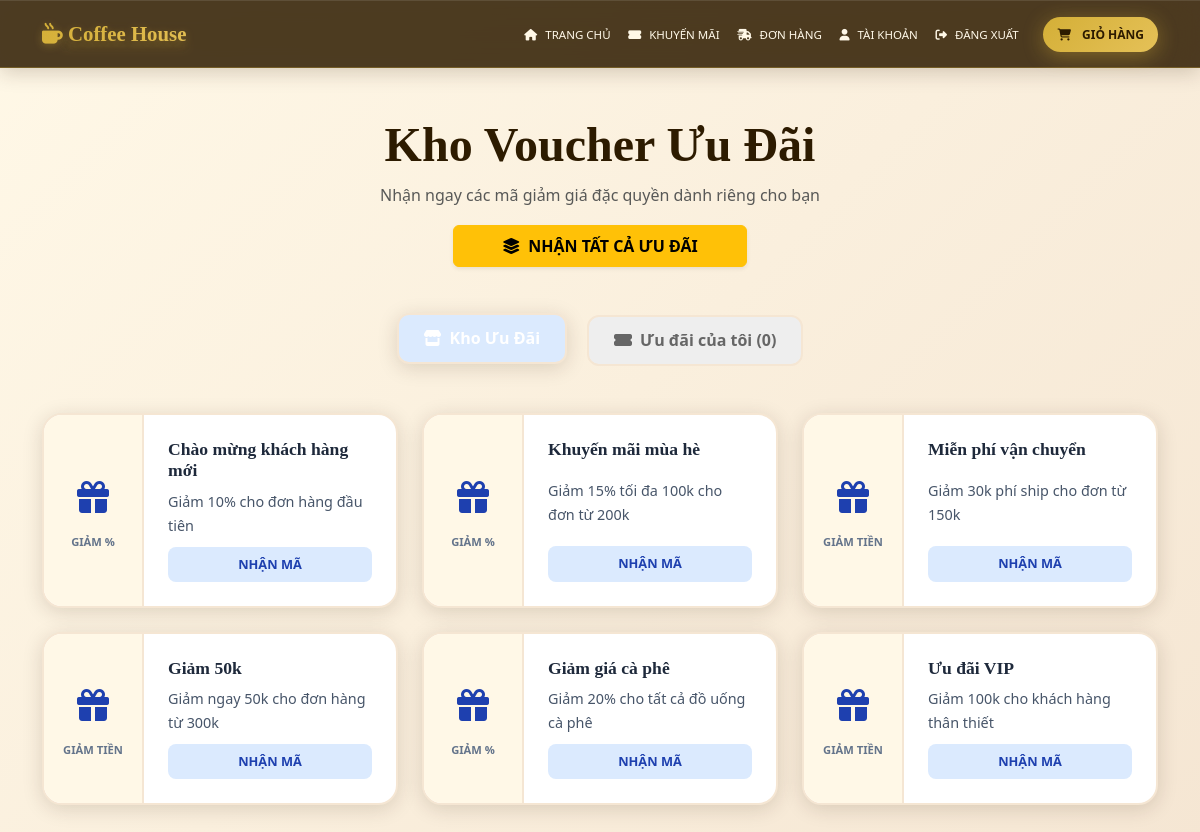
The page /customer/coupons.php (signed in) on the database its author committed.
### tables this page shows
CREATE TABLE coupons (
    id INT PRIMARY KEY AUTO_INCREMENT,
    code VARCHAR(50) UNIQUE NOT NULL,
    name VARCHAR(200) NOT NULL,
    description TEXT,
    discount_type ENUM('percentage', 'fixed') NOT NULL,
    discount_value DECIMAL(10,2) NOT NULL,
    max_discount DECIMAL(10,2) NULL,
    min_order_value DECIMAL(10,2) DEFAULT 0,
    max_usage INT NULL,
    max_usage_per_user INT DEFAULT 1,
    apply_to ENUM('all', 'category', 'product') DEFAULT 'all',
    apply_to_ids JSON NULL,
    start_date DATETIME NOT NULL,
    end_date DATETIME NOT NULL,
    status ENUM('active', 'inactive', 'expired') DEFAULT 'active',
    used_count INT DEFAULT 0,
    created_at TIMESTAMP DEFAULT CURRENT_TIMESTAMP,
    updated_at TIMESTAMP DEFAULT CURRENT_TIMESTAMP ON UPDATE CURRENT_TIMESTAMP,
    INDEX idx_code (code),
    INDEX idx_status (status),
    INDEX idx_dates (start_date, end_date)
);

### customer/coupons.php (the view, shortened to what this page needs)
<?php
require_once '../config/init.php';
$user_id = $_SESSION['user_id'] ?? null;
$sql_all = "SELECT * FROM coupon_statistics
            WHERE status COLLATE utf8mb4_unicode_ci = 'active'
            AND (display_status COLLATE utf8mb4_unicode_ci = 'Đang hoạt động'
                 OR display_status COLLATE utf8mb4_unicode_ci = 'Chưa bắt đầu')
            AND NOW() <= end_date
            ORDER BY start_date ASC";
$stmt_all = $pdo->query($sql_all);
$all_coupons = $stmt_all->fetchAll(PDO::FETCH_ASSOC);
$sql_collected = "SELECT coupon_id FROM user_coupons WHERE user_id = ?";
$stmt_collected = $pdo->prepare($sql_collected);
$stmt_collected->execute([$user_id]);
$collected_history_ids = $stmt_collected->fetchAll(PDO::FETCH_COLUMN);
$sql_my = "SELECT cs.* FROM user_coupons uc
           JOIN coupon_statistics cs ON uc.coupon_id = cs.id
           WHERE uc.user_id = ?
           AND uc.is_used = 0
           AND cs.status COLLATE utf8mb4_unicode_ci = 'active'
           AND NOW() <= cs.end_date";
$stmt_my = $pdo->prepare($sql_my);
$stmt_my->execute([$user_id]);
$my_coupons = $stmt_my->fetchAll(PDO::FETCH_ASSOC);
?>
<!DOCTYPE html>
<html lang="vi">
<head>
    <link href="https://cdn.jsdelivr.net/npm/bootstrap@5.3.0/dist/css/bootstrap.min.css" rel="stylesheet">
    <link href="https://cdnjs.cloudflare.com/ajax/libs/font-awesome/6.4.0/css/all.min.css" rel="stylesheet">
    <link rel="stylesheet" href="../assets/css/coupons.css">
</head>
<body>
    <?php include '../templates/navbar.php'; ?>
    <div class="container my-5">
        <div class="header-section text-center mb-5">
            <h1 class="display-5 fw-bold text-brown">Kho Voucher Ưu Đãi</h1>
            <p class="text-muted">Nhận ngay các mã giảm giá đặc quyền dành riêng cho bạn</p>
            <button id="btnCollectAll" class="btn btn-warning fw-bold px-5 py-2 shadow-sm" onclick="collectAllCoupons()">
                <i class="fas fa-layer-group me-2"></i>NHẬN TẤT CẢ ƯU ĐÃI
            </button>
        </div>
        <ul class="nav nav-tabs nav-tabs-premium mb-5" id="couponTabs" role="tablist">
            <li class="nav-item">
                <button class="nav-link active" id="all-tab" data-bs-toggle="tab" data-bs-target="#all-content">
                    <i class="fas fa-store me-2"></i>Kho Ưu Đãi
                </button>
            </li>
            <li class="nav-item">
                <button class="nav-link" id="my-tab" data-bs-toggle="tab" data-bs-target="#my-content">
                    <i class="fas fa-ticket-alt me-2"></i>Ưu đãi của tôi (<span id="myCount"><?= count($my_coupons) ?></span>)
                </button>
            </li>
        </ul>
        <div class="tab-content" id="couponTabsContent">
            <div class="tab-pane fade show active" id="all-content">
                <div class="row g-4">
                    <?php foreach ($all_coupons as $cp):
                        $now = new DateTime();
                        $start = new DateTime($cp['start_date']);
                        $isCollected = in_array($cp['id'], $collected_history_ids);
                        $isFuture = $now < $start;
                    ?>
                        <div class="col-lg-6 col-xl-4">
                            <div class="coupon-card">
                                <div class="coupon-left <?= $isFuture ? 'bg-secondary opacity-75' : '' ?>">
                                    <div class="coupon-icon"><i class="fas <?= $isFuture ? 'fa-clock' : 'fa-gift' ?>"></i></div>
                                    <div class="coupon-type"><?= $cp['discount_type'] == 'percentage' ? 'GIẢM %' : 'GIẢM TIỀN' ?></div>
                                </div>
                                <div class="coupon-right">
                                    <h5 class="coupon-title"><?= htmlspecialchars($cp['name']) ?></h5>
                                    <p class="coupon-desc mb-2"><?= htmlspecialchars($cp['description']) ?></p>
                                    <div class="coupon-action">
                                        <?php if ($isCollected): ?>
                                            <button class="btn btn-secondary btn-collect" disabled>Đã thu thập</button>
                                        <?php else: ?>
                                            <button class="btn btn-primary btn-collect"
                                                    onclick="collectCoupon(<?= $cp['id'] ?>, this, false)">
                                                NHẬN MÃ
                                            </button>
                                        <?php endif; ?>
                                    </div>
                                </div>
                            </div>
                        </div>
                    <?php endforeach; ?>
                </div>
            </div>
        </div>
    </div>
    <div class="toast-container position-fixed bottom-0 end-0 p-3" style="z-index: 9999">
    </div>
</body>
</html>

### assets/css/coupons.css (style rules this page uses)
:root { --primary-color: #f0f4ff; --primary-light: #f8faff; --primary-dark: #64748b; --secondary-color: #fef3c7; --success-color: #dcfce7; --danger-color: #fee2e2; --warning-color: #fef3c7; --light-bg: #f8fafc; --card-bg: #ffffff; --border-color: #e2e8f0; --border-dark: #94a3b8; --text-primary: #1e293b; --text-secondary: #475569; --text-muted: #94a3b8; --shadow-md: 0 4px 6px -1px rgba(0, 0, 0, 0.05), 0 2px 4px -1px rgba(0, 0, 0, 0.03); --shadow-lg: 0 10px 15px -3px rgba(0, 0, 0, 0.05), 0 4px 6px -2px rgba(0, 0, 0, 0.03); --coffee-dark: #2D1B00; --coffee-brown: #3E2723; --coffee-medium: #5D4037; --coffee-light: #8D6E63; --cream: #FFF8E7; --cream-dark: #F5E6D3; --gold: #D4AF37; --gold-light: #E5C158; --white: #FFFFFF; --shadow-sm: 0 2px 8px rgba(45, 27, 0, 0.1); --shadow-md: 0 4px 20px rgba(45, 27, 0, 0.15); --shadow-lg: 0 8px 32px rgba(45, 27, 0, 0.2); --transition: all 0.4s cubic-bezier(0.4, 0, 0.2, 1); }
body { font-family: 'Montserrat', 'Segoe UI', sans-serif; background: linear-gradient(135deg, var(--cream) 0%, var(--cream-dark) 100%); color: var(--coffee-dark); line-height: 1.7; min-height: 100vh; }
h1, h2, h3, h4, h5 { font-family: 'Cormorant Garamond', serif; font-weight: 600; }
.nav-tabs-premium { border: none; justify-content: center; gap: 1rem; margin-bottom: 2.5rem; }
.nav-tabs-premium .nav-link { border: 2px solid var(--cream-dark) !important; border-radius: 12px !important; background-color: var(--white); color: var(--coffee-medium); font-weight: 700; padding: 0.75rem 1.5rem; transition: all 0.3s ease; }
.nav-tabs-premium .nav-link.active { background-color: #dbeafe !important; color: #1e40af !important; box-shadow: var(--shadow-md); transform: translateY(-2px); }
.coupon-card { background: var(--white); border: 2px solid var(--cream-dark); border-radius: 20px; display: flex; overflow: hidden; height: 100%; transition: all 0.3s ease; box-shadow: var(--shadow-md); position: relative; }
.coupon-left { width: 100px; background: var(--cream); border-right: 2px solid var(--cream-dark); display: flex; flex-direction: column; justify-content: center; align-items: center; padding: 1rem; }
.coupon-icon { font-size: 2rem; color: #1e40af; margin-bottom: 0.5rem; }
.coupon-type { font-size: 0.7rem; font-weight: 800; color: var(--primary-dark); text-transform: uppercase; text-align: center; }
.coupon-right { flex: 1; padding: 1.5rem; display: flex; flex-direction: column; justify-content: space-between; }
.coupon-title { font-size: 1.1rem; font-weight: 700; color: var(--text-primary); margin-bottom: 0.5rem; }
.coupon-desc { font-size: 0.9rem; color: var(--text-secondary); margin-bottom: 1rem; }
.btn-collect, .btn-copy { font-weight: 700; border-radius: 8px; padding: 0.5rem 1rem; text-transform: uppercase; font-size: 0.8rem; border: none; transition: all 0.2s; }
.btn-collect { background-color: #dbeafe; color: #1e40af; width: 100%; }

### customer/coupons.php (style rules this page uses)
.nav-tabs-premium { border: none; justify-content: center; gap: 20px; }
.nav-tabs-premium .nav-link { border: none; color: #666; font-weight: 600; padding: 10px 25px; border-radius: 30px; background: #eee; }
.nav-tabs-premium .nav-link.active { background: var(--primary-color, #6F4E37); color: white !important; }
.btn-collect { width: 100%; border-radius: 8px; font-weight: bold; transition: all 0.3s ease; }
#btnCollectAll { transition: all 0.3s ease; }
.coupon-card { transition: transform 0.3s ease; }

### rows shown on the page
coupons: discount_type "GIẢM %", name "Chào mừng khách hàng mới", description "Giảm 10% cho đơn hàng đầu tiên"
coupons: discount_type "GIẢM %", name "Khuyến mãi mùa hè", description "Giảm 15% tối đa 100k cho đơn từ 200k"
coupons: discount_type "GIẢM TIỀN", name "Miễn phí vận chuyển", description "Giảm 30k phí ship cho đơn từ 150k"
coupons: discount_type "GIẢM TIỀN", name "Giảm 50k", description "Giảm ngay 50k cho đơn hàng từ 300k"
coupons: discount_type "GIẢM %", name "Giảm giá cà phê", description "Giảm 20% cho tất cả đồ uống cà phê"
coupons: discount_type "GIẢM TIỀN", name "Ưu đãi VIP", description "Giảm 100k cho khách hàng thân thiết"

### other values the page prints
count($my_coupons) "0"
